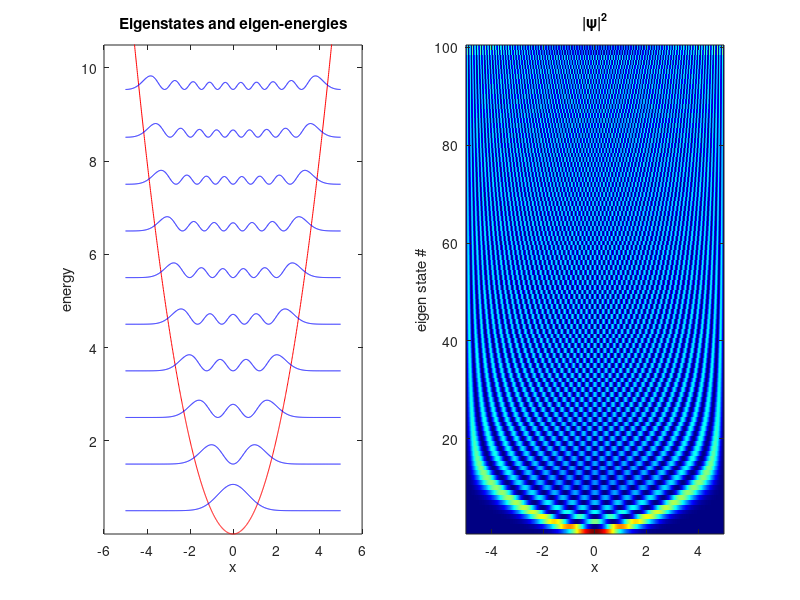

Here is the MATLAB script that generated this plot:
% This script shows an implementation of Discrete variable representation (DVR)
% to calculate the eigen energies and eigen states for time-independent 1D
% potentials in quantum mechanics using a "particle in a box" basis set. 


%  setting initial values of the system
h_bar=1; i1=sqrt(-1);
L=10;   % box size   
mass=1; % mass

% define a 1D potential
alpha = 0.5;
U = @(alpha,x) alpha*x.^2; 

%% Build "particle in a box" basis set (sin(n*pi.*x/L))
% this needs to be done just once, then V,D can be saved and reloaded
% for any later calculations

n=100; % # of basis functions to use
T = h_bar^2*pi^2*diag((1:n).^2)/(2*mass*L^2); % KE
[ii, jj] = meshgrid(1:n);
xx = 2*L*((ii+jj).^(-2)-(ii-jj).^(-2))/pi^2;
xx(mod(ii,2)==mod(jj,2))=0;
[V,D]=eig(xx);

%% obain eigenvalues and eigenvectors
v = V*diag(U(alpha,diag(D)))*V'; % DVR step
[V1,D1]=eig(T+v); 
% D1 are the eigen-energies, V1 are the eigen-states, to represnet the
% eigen-states in position space we project back to the x-coordinate
x=linspace(-L/2,L/2,1e3); % spatial grid
jj=meshgrid(1:n);
bx=bsxfun(@times,ones(n),permute(x,[3 1 2]));
psiu=squeeze(sum(sqrt(2/L)*repmat(V1,1,1,numel(x)).*sin(bsxfun(@times,jj', pi/L*(bx+L/2))),1)).' ;
%sorting according to the eigen-energies
[sortedEV, t]=sort(diag(D1));
psi=psiu(:,t);

%% plotting the potential and the first 10 eigen states seperated
%  by their eigen values

subplot(1,2,1);
plot(x,U(alpha,x),'r'); hold on;
for k=1:10
    plot(x,sortedEV(k)+abs(psi(:,k)).^2,'b'); hold on
end
ylim([min(U(alpha,x)),1.1*sortedEV(k)]);
xlabel('x');
ylabel('energy');
title('Eigenstates and eigen-energies');

hold off
% plotting all the eigen states
subplot(1,2,2);
imagesc(x,1:size(psi,2),abs(psi).^2');
colormap(jet(256));
set(gca,'YDir','normal')
xlabel('x');
ylabel('eigen state #');
title('|\psi|^2')
